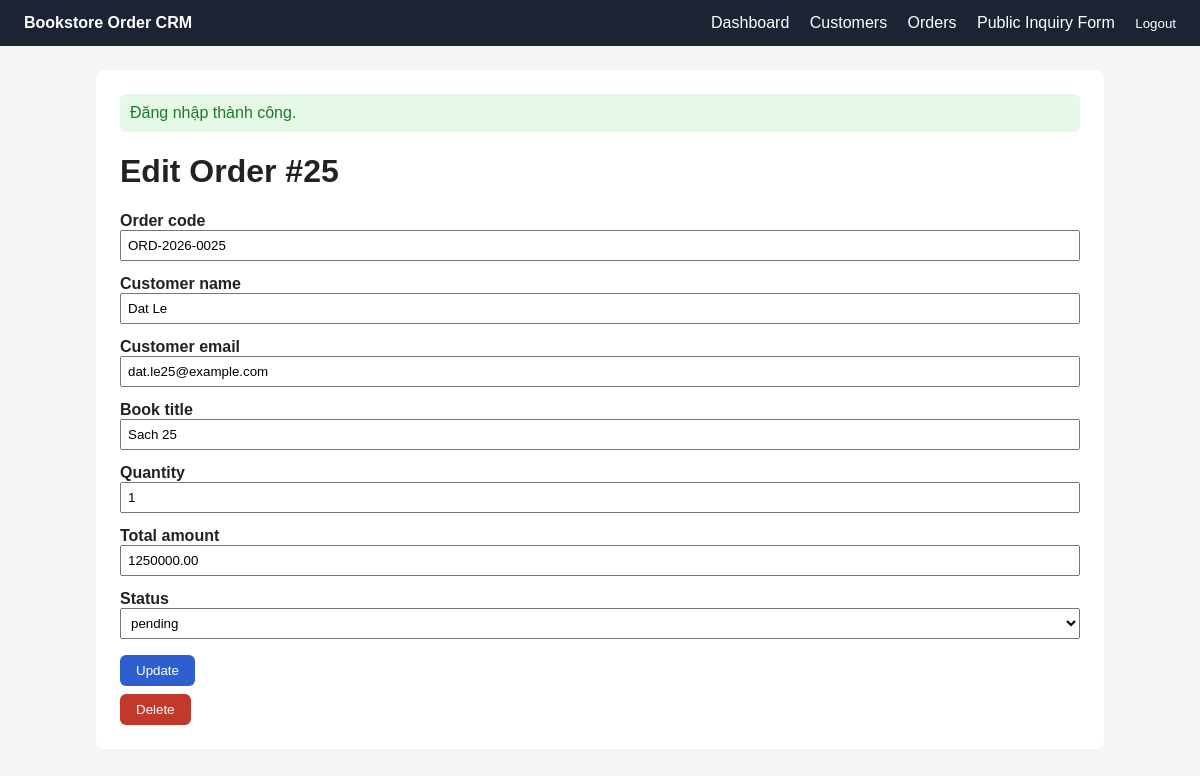
Page /orders/edit?id=25 (signed in) on the committed database.
### tables this page shows
CREATE TABLE book_orders (
    id INT AUTO_INCREMENT PRIMARY KEY,
    order_code VARCHAR(50) NOT NULL,
    customer_name VARCHAR(100) NOT NULL,
    customer_email VARCHAR(150),
    book_title VARCHAR(150),
    quantity INT NOT NULL DEFAULT 1,
    total_amount DECIMAL(12,2) NOT NULL DEFAULT 0,
    status ENUM('pending','paid','shipping','completed','cancelled') NOT NULL DEFAULT 'pending',
    created_at DATETIME NOT NULL DEFAULT CURRENT_TIMESTAMP,
    updated_at DATETIME NULL,
    UNIQUE KEY unique_order_code (order_code),
    INDEX idx_orders_created_at (created_at),
    INDEX idx_orders_status_created_at (status, created_at),
    INDEX idx_orders_customer_email (customer_email)
);

### app/Core/helpers.php (called while the page is built, shortened)
<?php
function e(?string $value): string
{
    return htmlspecialchars($value ?? '', ENT_QUOTES, 'UTF-8');
}
function render(string $view, array $data = [], string $layout = 'layouts/main'): void
{
    extract($data);
    require __DIR__ . '/../Views/' . $view . '.php';
}
function old(array $oldData, string $field, string $default = ''): string
{
    return e($oldData[$field] ?? $default);
}

### app/Controllers/OrderController.php (called while the page is built, shortened)
<?php
class OrderController
{
    public function edit(): void
    {
        $id    = (int) ($_GET['id'] ?? 0);
        $order = $this->service->findById($id);
        render('orders/edit', [
            'title'  => 'Edit Order',
            'order'  => $order,
            'errors' => [],
            'old'    => $order,
        ]);
    }
}

### public/index.php (called while the page is built)
<?php
$container = require __DIR__ . '/../bootstrap.php';
$router = new Router();
$router->get('/', [HomeController::class, 'index']);
$router->get('/login', [AuthController::class, 'login']);
$router->post('/login', [AuthController::class, 'handleLogin']);
$router->post('/logout', [AuthController::class, 'logout']);
$router->get('/dashboard', [DashboardController::class, 'index']);
$router->get('/inquiries/create', [InquiryController::class, 'create']);
$router->post('/inquiries/store', [InquiryController::class, 'store']);
$router->get('/customers', [CustomerController::class, 'index']);
$router->get('/customers/create', [CustomerController::class, 'create']);
$router->post('/customers/store', [CustomerController::class, 'store']);
$router->get('/customers/edit', [CustomerController::class, 'edit']);
$router->post('/customers/update', [CustomerController::class, 'update']);
$router->post('/customers/delete', [CustomerController::class, 'delete']);
$router->get('/orders', [OrderController::class, 'index']);
$router->get('/orders/create', [OrderController::class, 'create']);
$router->post('/orders/store', [OrderController::class, 'store']);
$router->get('/orders/edit', [OrderController::class, 'edit']);
$router->post('/orders/update', [OrderController::class, 'update']);
$router->post('/orders/delete', [OrderController::class, 'delete']);
$router->get('/health', [HealthController::class, 'index']);
$method = $_SERVER['REQUEST_METHOD'];
$path   = parse_url($_SERVER['REQUEST_URI'], PHP_URL_PATH);
$path   = rtrim($path, '/') ?: '/';
try {
    $router->dispatch($method, $path, $container);
} catch (Throwable $e) {
    log_error('Unhandled error: ' . $e->getMessage() . ' at ' . $e->getFile() . ':' . $e->getLine());
    http_response_code(500);
    render('errors/500', [
        'title'        => '500 Internal Server Error',
        'debugMessage' => APP_DEBUG ? ($e->getMessage() . ' @ ' . $e->getFile() . ':' . $e->getLine()) : null,
    ]);
}

### app/Repositories/OrderRepository.php (called while the page is built, shortened)
<?php
class OrderRepository
{
    public function findById(int $id): ?array
    {
        $stmt = $this->db->prepare("SELECT * FROM book_orders WHERE id = :id LIMIT 1");
        $stmt->execute(['id' => $id]);
        $row = $stmt->fetch();
        return $row ?: null;
    }
}

### app/Services/OrderService.php (called while the page is built, shortened)
<?php
class OrderService
{
    public function findById(int $id): ?array
    {
        return $this->repo->findById($id);
    }
}

### app/Views/orders/edit.php (the view, shortened to what this page needs)
<h1><?= e($title) ?> #<?= e((string) $order['id']) ?></h1>
<form method="POST" action="/orders/update">
    <label>Order code</label>
    <input type="text" name="order_code" value="<?= old($old, 'order_code') ?>">
    <label>Customer name</label>
    <input type="text" name="customer_name" value="<?= old($old, 'customer_name') ?>">
    <label>Customer email</label>
    <input type="email" name="customer_email" value="<?= old($old, 'customer_email') ?>">
    <label>Book title</label>
    <input type="text" name="book_title" value="<?= old($old, 'book_title') ?>">
    <label>Quantity</label>
    <input type="number" name="quantity" value="<?= old($old, 'quantity', '1') ?>">
    <label>Total amount</label>
    <input type="number" step="0.01" name="total_amount" value="<?= old($old, 'total_amount', '0') ?>">
    <label>Status</label>
    <select name="status">
        <?php foreach (['pending', 'paid', 'shipping', 'completed', 'cancelled'] as $s): ?>
            <option value="<?= $s ?>" <?= ($old['status'] ?? '') === $s ? 'selected' : '' ?>><?= $s ?></option>
        <?php endforeach; ?>
    </select>
    <button type="submit" style="margin-top:12px;">Update</button>
</form>
<form method="POST" action="/orders/delete" style="margin-top:8px;" onsubmit="return confirm('Xoá đơn hàng này?');">
    <button type="submit" class="btn-danger">Delete</button>
</form>

### app/Views/layouts/main.php (style rules this page uses)
body { font-family: Arial, sans-serif; margin: 0; background: #f4f5f7; color: #222; }
input, select, textarea { padding: 6px; margin-bottom: 4px; width: 100%; box-sizing: border-box; }
label { font-weight: bold; display: block; margin-top: 10px; }
button, .btn { background: #2d5fce; color: #fff; border: none; padding: 8px 16px; border-radius: 6px; cursor: pointer; }
.btn-danger { background: #c0392b; }

### rows in the picture
book_orders: id "25", order_code "ORD-2026-0025", customer_name "Dat Le", customer_email "dat.le25@example.com", book_title "Sach 25", quantity "1", total_amount "1250000.00", status "pending"

### other values in the picture
$success "Đăng nhập thành công."
$title "Edit Order"
